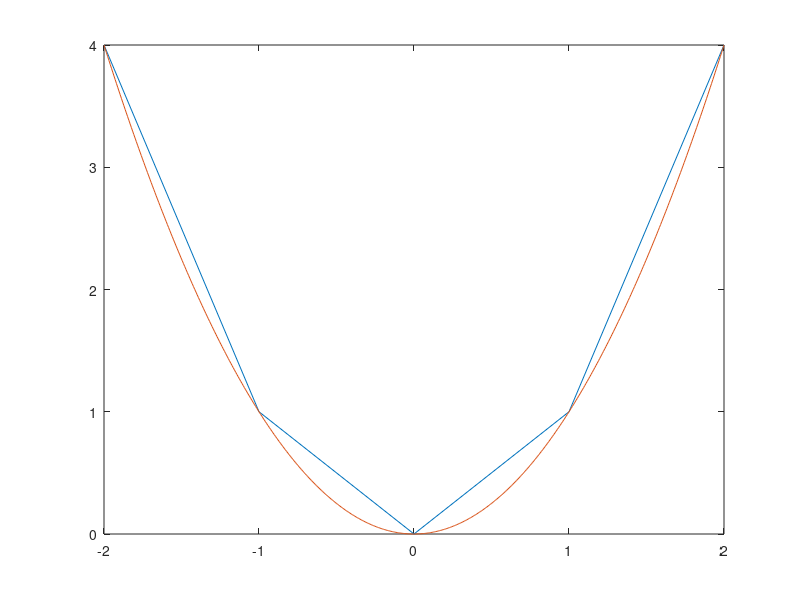

Reproduce this figure in MATLAB.
x_vector = -2:2;
y_vector = x_vector.^2;
plot(x_vector, y_vector);
hold on;
x_vector = linspace(-2,2,500);
y_vector = x_vector.^2;
plot(x_vector, y_vector);
